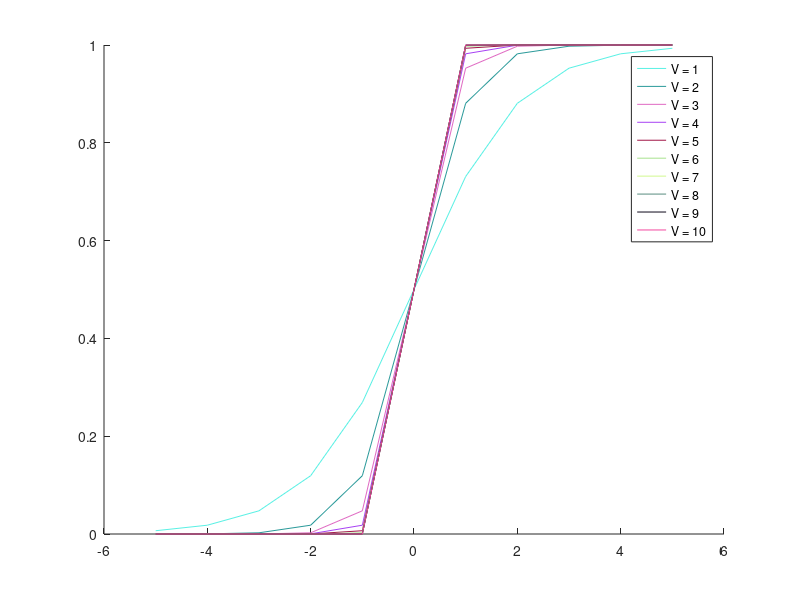

This chart was generated by the following MATLAB code: (Note: this script raises an error after producing the figure.)
clear 
clc 
close all 

x = -5:5; 

v = 1:10; 

p = 1; 
LegendText = cell(1, numel(v)); 

figure; 
hold on 

for k = v
    
    CurrColor = rand(1, 3); 
    y = (1)./(1 + exp((-k).*x));
    
    plot(x, y, 'Color', CurrColor); 
    
    LegendText{p} = sprintf('V = %d', k); 
    p = p+1; 
end
legend(LegendText, 'Location', 'best')

xVector = linspace(-5, 5, 7); 
for res = xVector
    n = 1; 
    yVector = (1)./(1 + exp((-n).*res));
    table1 = table(res, yVector); 
end

disp(table1)
